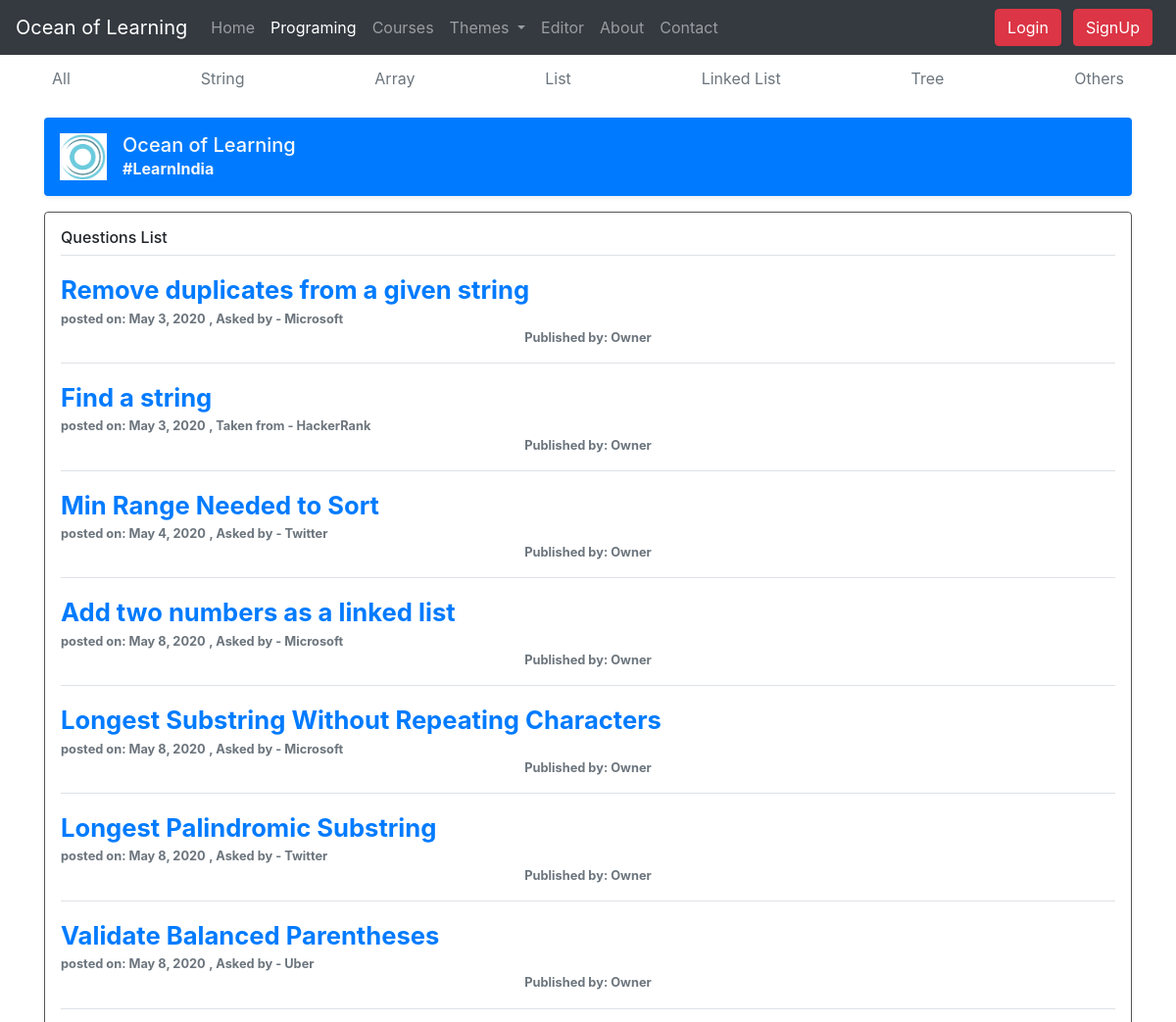
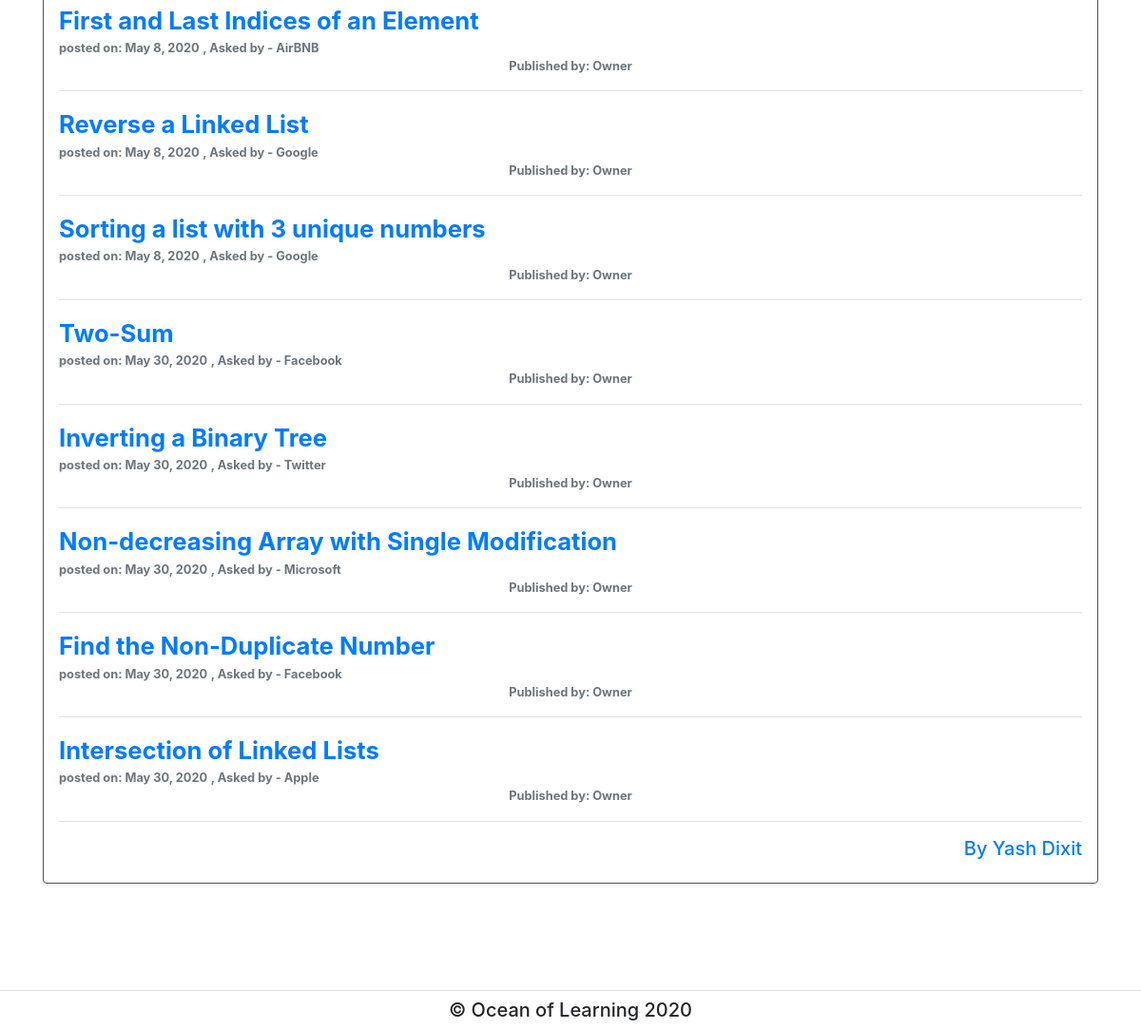
Screenshot of /programming/ with the database file from the repository (2 pictures, top to bottom).
### programming/models.py (models this page shows, shortened)
class Program(models.Model):
    pro_id = models.AutoField(primary_key=True)
    name = models.CharField(max_length=50)
    category = models.CharField(choices=CATEGORY_CHOICES, max_length=20)
    description = models.TextField(max_length=10000)
    recommended = models.CharField(max_length=50)
    asked = models.CharField(max_length=50)
    answer = models.TextField(max_length=2000, default="")
    Input = models.TextField(max_length=1000)
    Output = models.TextField(max_length=1000)
    starting_point = models.TextField(max_length=500, default="")
    pub_date = models.DateField()
    slug = models.SlugField(blank=True, null=True)
    class Meta:
        verbose_name = 'Program'
        verbose_name_plural = 'Programs'

### programming/views.py (the view)
# urls.py: path('', views.pro_list, name='pro_list'),
def pro_list(request):
    prog = Program.objects.all()
    pro = {"program": prog}
    return render(request, "programming/pro_list.html", pro)

### programming/templates/programming/pro_list.html (shortened to what this page needs)
{% extends 'learn/base.html' %}
{% block proactive %} active {% endblock proactive %}
{% block body %}{%load static%}
<main role="main" class="container">
  <div class="nav-scroller py-1 mb-2">
    <nav class="nav d-flex justify-content-between">
      <a class="p-2 text-muted" href="{%url 'programming:pro_list' %}">All</a>
      <a class="p-2 text-muted" href="{% url 'programming:pro_category' 'String' %}">String</a>
      <a class="p-2 text-muted" href="{% url 'programming:pro_category' 'Array' %}">Array</a>
      <a class="p-2 text-muted" href="{% url 'programming:pro_category' 'List' %}">List</a>
      <a class="p-2 text-muted" href="{% url 'programming:pro_category' 'Linked List' %}">Linked List</a>
      <a class="p-2 text-muted" href="{% url 'programming:pro_category' 'Tree' %}">Tree</a>
      <a class="p-2 text-muted" href="{% url 'programming:pro_category' 'Others' %}">Others</a>
    </nav>
  </div>
  <div class="d-flex align-items-center p-3 my-3 text-dark-50 bg-primary rounded shadow-sm">
    <img class="mr-3" src="{% static 'learn/logo.png'%}" alt="..." width="48" height="48" />
    <div class="lh-100">
      <h5 class="mb-0 text-light lh-100">Ocean of Learning</h5>
      <strong class="text-light">#LearnIndia</strong>
    </div>
  </div>
  <div class="my-3 p-3 rounded shadow-sm brd">
    <h6 class="border-bottom border-gray pb-2 mb-0">Questions List</h6>
    {% for i in program %}
    <div class="media text-muted pt-3">
      <p class="media-body pb-3 mb-0 small lh-125 border-bottom border-gray">
        <a class="text-primary sizz" href="{%url 'programming:program' i.slug %}">{{i.name}}</a>
        <br />
        <strong>posted on: {{i.pub_date}}</strong>
        <strong> , {{i.asked}}</strong>
        <strong class="d-block text-center">Published by: {{i.recommended}}</strong>
      </p>
    </div>
    {% endfor %}
    <small class="d-block text-right mt-3 text-primary">
      <h5>By Yash Dixit</h5>
    </small>
  </div>
</main>
{% endblock %}

### learn/templates/learn/base.html (shortened to what this page needs)
<!DOCTYPE html>
<html lang="en">
<head>
  <link rel="stylesheet" href="https://stackpath.bootstrapcdn.com/bootstrap/4.4.1/css/bootstrap.min.css"
 />
  {% load static %}
  <link rel="stylesheet" href="{% static 'learn/style.css'%} " />
  <link rel="stylesheet" href="{% static 'learn/style1.css'%} " />
</head>
<body>
  <nav class="navbar navbar-expand-lg bg-dark navbar-dark">
    <a class="navbar-brand" href="{%url 'learn:home'%}">Ocean of Learning</a>
    <div class="collapse navbar-collapse" id="navbarSupportedContent">
      <ul class="navbar-nav mr-auto">
        <li class="nav-item {% block homeactive %}{% endblock homeactive %}">
          <a class="nav-link" href="{%url 'learn:home'%}">Home</a>
        </li>
        <li class="nav-item {% block proactive %}{% endblock proactive %}">
          <a class="nav-link" href="{%url 'programming:pro_list'%}">Programing</a>
        </li>
        <li class="nav-item {% block tchactive %}{% endblock tchactive %}">
          <a class="nav-link" href="{%url 'learn:tech_list'%}">Courses</a>
        </li>
        <li class="nav-item dropdown">
          <a class="nav-link dropdown-toggle" href="#" id="navbarDropdown" role="button" data-toggle="dropdown"
            aria-haspopup="true" aria-expanded="false">
            Themes
          </a>
        </li>
        <li class="nav-item {% block edtactive %}{% endblock edtactive %}">
          <a class="nav-link" href="{%url 'learn:editor'%}">Editor</a>
        </li>
        <li class="nav-item {% block abtactive %}{% endblock abtactive %}">
          <a class="nav-link" href="{%url 'learn:About'%}">About</a>
        </li>
        <li class="nav-item {% block cntactive %}{% endblock cntactive %}">
          <a class="nav-link" href="{%url 'learn:Contact'%}">Contact</a>
        </li>
      </ul>
      {% if user.is_authenticated %}
      <h6 class="text-light mr-2 ml-2">Welcome {{request.user}}</h6>
      <a href="/logout" class="btn btn-danger text-light ml-2 mr-2">Logout</a>
      {% else %}
      <button type="button" class="btn btn-danger mr-2 text-white" data-toggle="modal" data-target="#login">
        Login
      </button>
      <button type="button" class="btn btn-danger mr-2 ml-1 text-white" data-toggle="modal" data-target="#signupModal">
        SignUp
      </button>
      {% endif %}
    </div>
  </nav>
  {% block body %} {% endblock %}
  <br />
  <br />
  <br />
  <br />
  <footer class="border-top border-grey">
    <div class="container">
      <h5 class="text-center m-2">© Ocean of Learning 2020</h5>
    </div>
  </footer>
</body>
</html>

### learn/static/learn/style.css (style rules this page uses)
.sizz { font-size: 2em; font-weight: bold; }

### learn/static/learn/style1.css (style rules this page uses)
.brd { border: 1px solid #545454; }

### rows the page displays
Program: name "Remove duplicates from a given string", pub_date "May 3, 2020", asked "Asked by - Microsoft", recommended "Owner"
Program: name "Find a string", pub_date "May 3, 2020", asked "Taken from - HackerRank", recommended "Owner"
Program: name "Min Range Needed to Sort", pub_date "May 4, 2020", asked "Asked by - Twitter", recommended "Owner"
Program: name "Add two numbers as a linked list", pub_date "May 8, 2020", asked "Asked by - Microsoft", recommended "Owner"
Program: name "Longest Substring Without Repeating Characters", pub_date "May 8, 2020", asked "Asked by - Microsoft", recommended "Owner"
Program: name "Longest Palindromic Substring", pub_date "May 8, 2020", asked "Asked by - Twitter", recommended "Owner"
Program: name "Validate Balanced Parentheses", pub_date "May 8, 2020", asked "Asked by - Uber", recommended "Owner"
Program: name "First and Last Indices of an Element", pub_date "May 8, 2020", asked "Asked by - AirBNB", recommended "Owner"
Program: name "Reverse a Linked List", pub_date "May 8, 2020", asked "Asked by - Google", recommended "Owner"
Program: name "Sorting a list with 3 unique numbers", pub_date "May 8, 2020", asked "Asked by - Google", recommended "Owner"
Program: name "Two-Sum", pub_date "May 30, 2020", asked "Asked by - Facebook", recommended "Owner"
Program: name "Inverting a Binary Tree", pub_date "May 30, 2020", asked "Asked by - Twitter", recommended "Owner"
Program: name "Non-decreasing Array with Single Modification", pub_date "May 30, 2020", asked "Asked by - Microsoft", recommended "Owner"
Program: name "Find the Non-Duplicate Number", pub_date "May 30, 2020", asked "Asked by - Facebook", recommended "Owner"
Program: name "Intersection of Linked Lists", pub_date "May 30, 2020", asked "Asked by - Apple", recommended "Owner"
